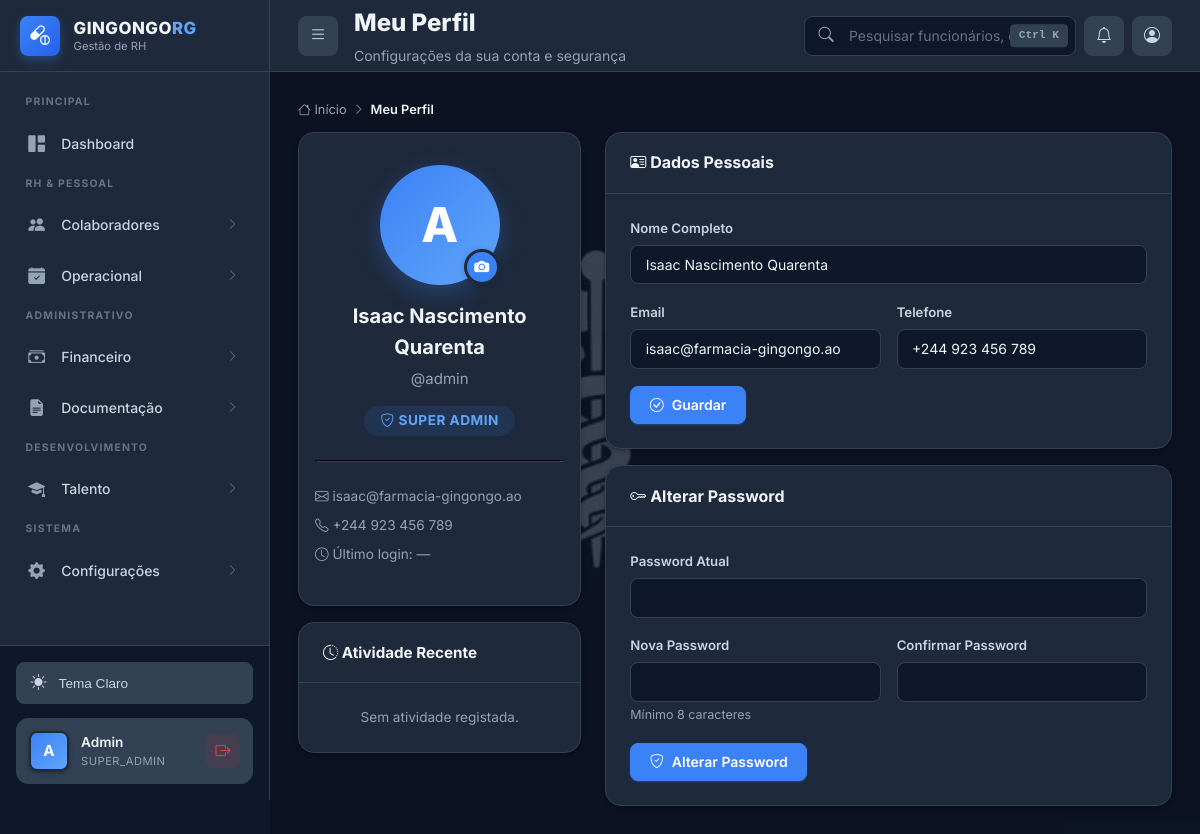
The app's page /perfil.php (signed in) with its own data.
### tables this page shows
CREATE TABLE IF NOT EXISTS funcionarios (
    id INT AUTO_INCREMENT PRIMARY KEY,
    nome_completo VARCHAR(200) NOT NULL,
    bi VARCHAR(30) NOT NULL UNIQUE,
    data_nascimento DATE NOT NULL,
    sexo ENUM('M', 'F', 'Outro') NOT NULL,
    telefone VARCHAR(20),
    email VARCHAR(100),
    endereco TEXT,

     
    departamento_id INT NOT NULL,
    cargo_id INT NOT NULL,
    data_admissao DATE NOT NULL,
    data_demissao DATE NULL,
    tipo_contrato ENUM('Tempo_Indeterminado', 'Tempo_Determinado', 'Estagio', 'Temporario') DEFAULT 'Tempo_Indeterminado',
    status ENUM('ativo', 'ferias', 'afastado', 'demitido') DEFAULT 'ativo',

     
    salario_atual DECIMAL(10, 2) NOT NULL,
    banco VARCHAR(100),
    agencia VARCHAR(20),
    conta VARCHAR(30),
    iban VARCHAR(50) NULL,
    nif_angolano VARCHAR(20) NULL,
    foto VARCHAR(500) NULL,
    
     
    usuario_id INT NULL,
    
     
    created_at TIMESTAMP DEFAULT CURRENT_TIMESTAMP,
    updated_at TIMESTAMP DEFAULT CURRENT_TIMESTAMP ON UPDATE CURRENT_TIMESTAMP,
    
     
    FOREIGN KEY (departamento_id) REFERENCES departamentos(id) ON DELETE RESTRICT,
    FOREIGN KEY (cargo_id) REFERENCES cargos(id) ON DELETE RESTRICT,
    FOREIGN KEY (usuario_id) REFERENCES usuarios(id) ON DELETE SET NULL,
    
     
    INDEX idx_bi (bi),
    INDEX idx_nome (nome_completo),
    INDEX idx_status (status),
    INDEX idx_departamento (departamento_id),
    INDEX idx_cargo (cargo_id),
    INDEX idx_data_admissao (data_admissao)
);

CREATE TABLE IF NOT EXISTS usuarios (
    id INT AUTO_INCREMENT PRIMARY KEY,
    username VARCHAR(50) NOT NULL UNIQUE,
    password_hash VARCHAR(255) NOT NULL,
    nome VARCHAR(200) NULL,
    email VARCHAR(100) NULL,
    foto VARCHAR(500) NULL,
    tipo_acesso ENUM('super_admin', 'admin', 'gestor_rh', 'funcionario_rh', 'lider_farmaceutico', 'funcionario') NOT NULL DEFAULT 'funcionario',
    ativo BOOLEAN DEFAULT TRUE,
    ultimo_login TIMESTAMP NULL,
    created_at TIMESTAMP DEFAULT CURRENT_TIMESTAMP,
    updated_at TIMESTAMP DEFAULT CURRENT_TIMESTAMP ON UPDATE CURRENT_TIMESTAMP,
    INDEX idx_username (username),
    INDEX idx_tipo_acesso (tipo_acesso),
    INDEX idx_ativo (ativo)
);

### public/perfil.php (the view, shortened to what the rows shown need)
<?php
$auth = new Auth();
$auth->requireAuth();
$user_id = $auth->getUserId();
$db = Database::getInstance()->getConnection();
$user_data = $db->prepare("SELECT u.*, f.id as func_id, f.nome_completo, f.email as func_email, f.telefone, f.bi, f.data_nascimento, f.sexo, COALESCE(f.foto, u.foto) as foto
    FROM usuarios u LEFT JOIN funcionarios f ON u.id = f.usuario_id
    WHERE u.id = :id");
$user_data->execute([':id' => $user_id]);
$ud = $user_data->fetch();
$fotoUrl = !empty($ud['foto']) && file_exists(__DIR__ . '/' . $ud['foto'])
    ? $ud['foto'] . '?v=' . filemtime(__DIR__ . '/' . $ud['foto'])
    : null;
?>
<!DOCTYPE html>
<html lang="pt-AO">
<head>
    <link rel="stylesheet" href="https://cdn.jsdelivr.net/npm/bootstrap-icons@1.11.3/font/bootstrap-icons.min.css">
    <link rel="stylesheet" href="css/style-2026.css">
</head>
<body class="dashboard-body">
    <div class="app-wrapper">
        <?php include 'includes/sidebar.php'; ?>
        <div class="main-area" id="mainArea">
            <?php include 'includes/topbar.php'; ?>
            <div class="content-body">
                <div style="display: grid; grid-template-columns: 1fr 2fr; gap: 1.5rem;">
                    <div>
                        <div class="card">
                            <div class="card-body" style="text-align: center; padding: 2rem 1rem;">
                                <div class="profile-photo-wrap" style="position: relative; width: 120px; height: 120px; margin: 0 auto 1rem;">
                                    <?php if ($fotoUrl): ?>
                                        <img src="<?php echo htmlspecialchars($fotoUrl); ?>" alt="Foto de perfil" class="profile-photo" style="width: 120px; height: 120px; border-radius: 50%; object-fit: cover; border: 3px solid var(--primary-light); box-shadow: 0 8px 24px rgba(59,130,246,0.3);">
                                    <?php else: ?>
                                        <div style="width: 120px; height: 120px; border-radius: 50%; background: linear-gradient(135deg, var(--primary), var(--primary-light)); color: white; display: flex; align-items: center; justify-content: center; font-size: 3rem; font-weight: 800; box-shadow: 0 8px 24px rgba(59,130,246,0.3);">
                                            <?php echo strtoupper(substr($ud['username'] ?? 'U', 0, 1)); ?>
                                        </div>
                                    <?php endif; ?>
                                    <label for="foto-input" class="profile-photo-edit" title="Alterar foto" style="position: absolute; bottom: 0; right: 0; width: 36px; height: 36px; border-radius: 50%; background: var(--primary); color: white; display: flex; align-items: center; justify-content: center; cursor: pointer; border: 3px solid var(--bg-card); box-shadow: 0 2px 8px rgba(0,0,0,0.2); transition: var(--transition);">
                                        <i class="bi bi-camera-fill"></i>
                                    </label>
                                </div>
                                <h3 style="font-size: 1.25rem; font-weight: 700; margin: 0 0 0.25rem 0;"><?php echo htmlspecialchars($ud['nome_completo'] ?? $ud['username']); ?></h3>
                                <p style="color: var(--text-muted); margin: 0 0 1rem 0;">@<?php echo htmlspecialchars($ud['username']); ?></p>
                                <span class="badge badge-primary" style="font-size: 0.85rem; padding: 0.5rem 1rem;">
                                    <i class="bi bi-shield-check"></i> <?php echo htmlspecialchars(ucfirst(str_replace('_', ' ', $ud['tipo_acesso']))); ?>
                                </span>
                                <hr style="border-color: var(--border-color); margin: 1.5rem 0;">
                                <div style="text-align: left;">
                                    <p style="font-size: 0.85rem; color: var(--text-muted); margin: 0.5rem 0;">
                                        <i class="bi bi-envelope"></i> <?php echo htmlspecialchars($ud['func_email'] ?? '—'); ?>
                                    </p>
                                    <p style="font-size: 0.85rem; color: var(--text-muted); margin: 0.5rem 0;">
                                        <i class="bi bi-telephone"></i> <?php echo htmlspecialchars($ud['telefone'] ?? '—'); ?>
                                    </p>
                                    <p style="font-size: 0.85rem; color: var(--text-muted); margin: 0.5rem 0;">
                                        <i class="bi bi-clock"></i> Último login: <?php echo $ud['ultimo_login'] ? date('d/m/Y H:i', strtotime($ud['ultimo_login'])) : '—'; ?>
                                    </p>
                                </div>
                            </div>
                        </div>
                    </div>
                    <div>
                        <div class="card mb-3">
                            <div class="card-body">
                                <form method="POST" action="?action=update_info">
                                    <div class="form-group">
                                        <label class="form-label">Nome Completo</label>
                                        <input type="text" name="nome_completo" class="form-control" value="<?php echo htmlspecialchars($ud['nome_completo'] ?? ''); ?>">
                                    </div>
                                    <div class="form-grid" style="display: grid; grid-template-columns: 1fr 1fr; gap: 1rem;">
                                        <div class="form-group">
                                            <label class="form-label">Email</label>
                                            <input type="email" name="func_email" class="form-control" value="<?php echo htmlspecialchars($ud['func_email'] ?? ''); ?>">
                                        </div>
                                        <div class="form-group">
                                            <label class="form-label">Telefone</label>
                                            <input type="text" name="telefone" class="form-control" value="<?php echo htmlspecialchars($ud['telefone'] ?? ''); ?>">
                                        </div>
                                    </div>
                                </form>
                            </div>
                        </div>
                    </div>
                </div>
            </div>
        </div>
    </div>
</body>
</html>

### public/includes/sidebar.php (shortened to what the rows shown need)
<?php
if (!isset($user)) {
    if (isset($_SESSION['username'])) {
        $user = [
            'username' => $_SESSION['username'],
            'role' => $_SESSION['tipo_acesso'] ?? 'funcionario',
            'id' => $_SESSION['user_id'] ?? null
        ];
    } else {
        $user = [
            'username' => 'Visitante',
            'role' => 'funcionario',
            'id' => null
        ];
    }
}
?>
<aside class="sidebar" id="sidebar">
    <div class="sidebar-footer">
        <div class="user-card">
            <div class="user-avatar">
                <?php echo strtoupper(substr($user['username'], 0, 1)); ?>
            </div>
            <div class="user-info">
                <div class="user-name"><?php echo htmlspecialchars(ucfirst($user['username'])); ?></div>
                <div class="user-role"><?php echo htmlspecialchars($user['role']); ?></div>
            </div>
            <a href="logout.php" class="user-logout" title="Sair">
                <i class="bi bi-box-arrow-right"></i>
            </a>
        </div>
    </div>
</aside>

### records on screen
funcionarios: usuario.username "A", usuario.username "Admin", usuario.tipo_acesso "SUPER_ADMIN", nome_completo "Isaac Nascimento Quarenta", usuario.username "admin", usuario.tipo_acesso "SUPER ADMIN", email "isaac@farmacia-gingongo.ao", telefone "+244 923 456 789", func_email "isaac@farmacia-gingongo.ao"

### other values on screen
$pageTitle "Meu Perfil"
$pageSubtitle "Configurações da sua conta e segurança"
